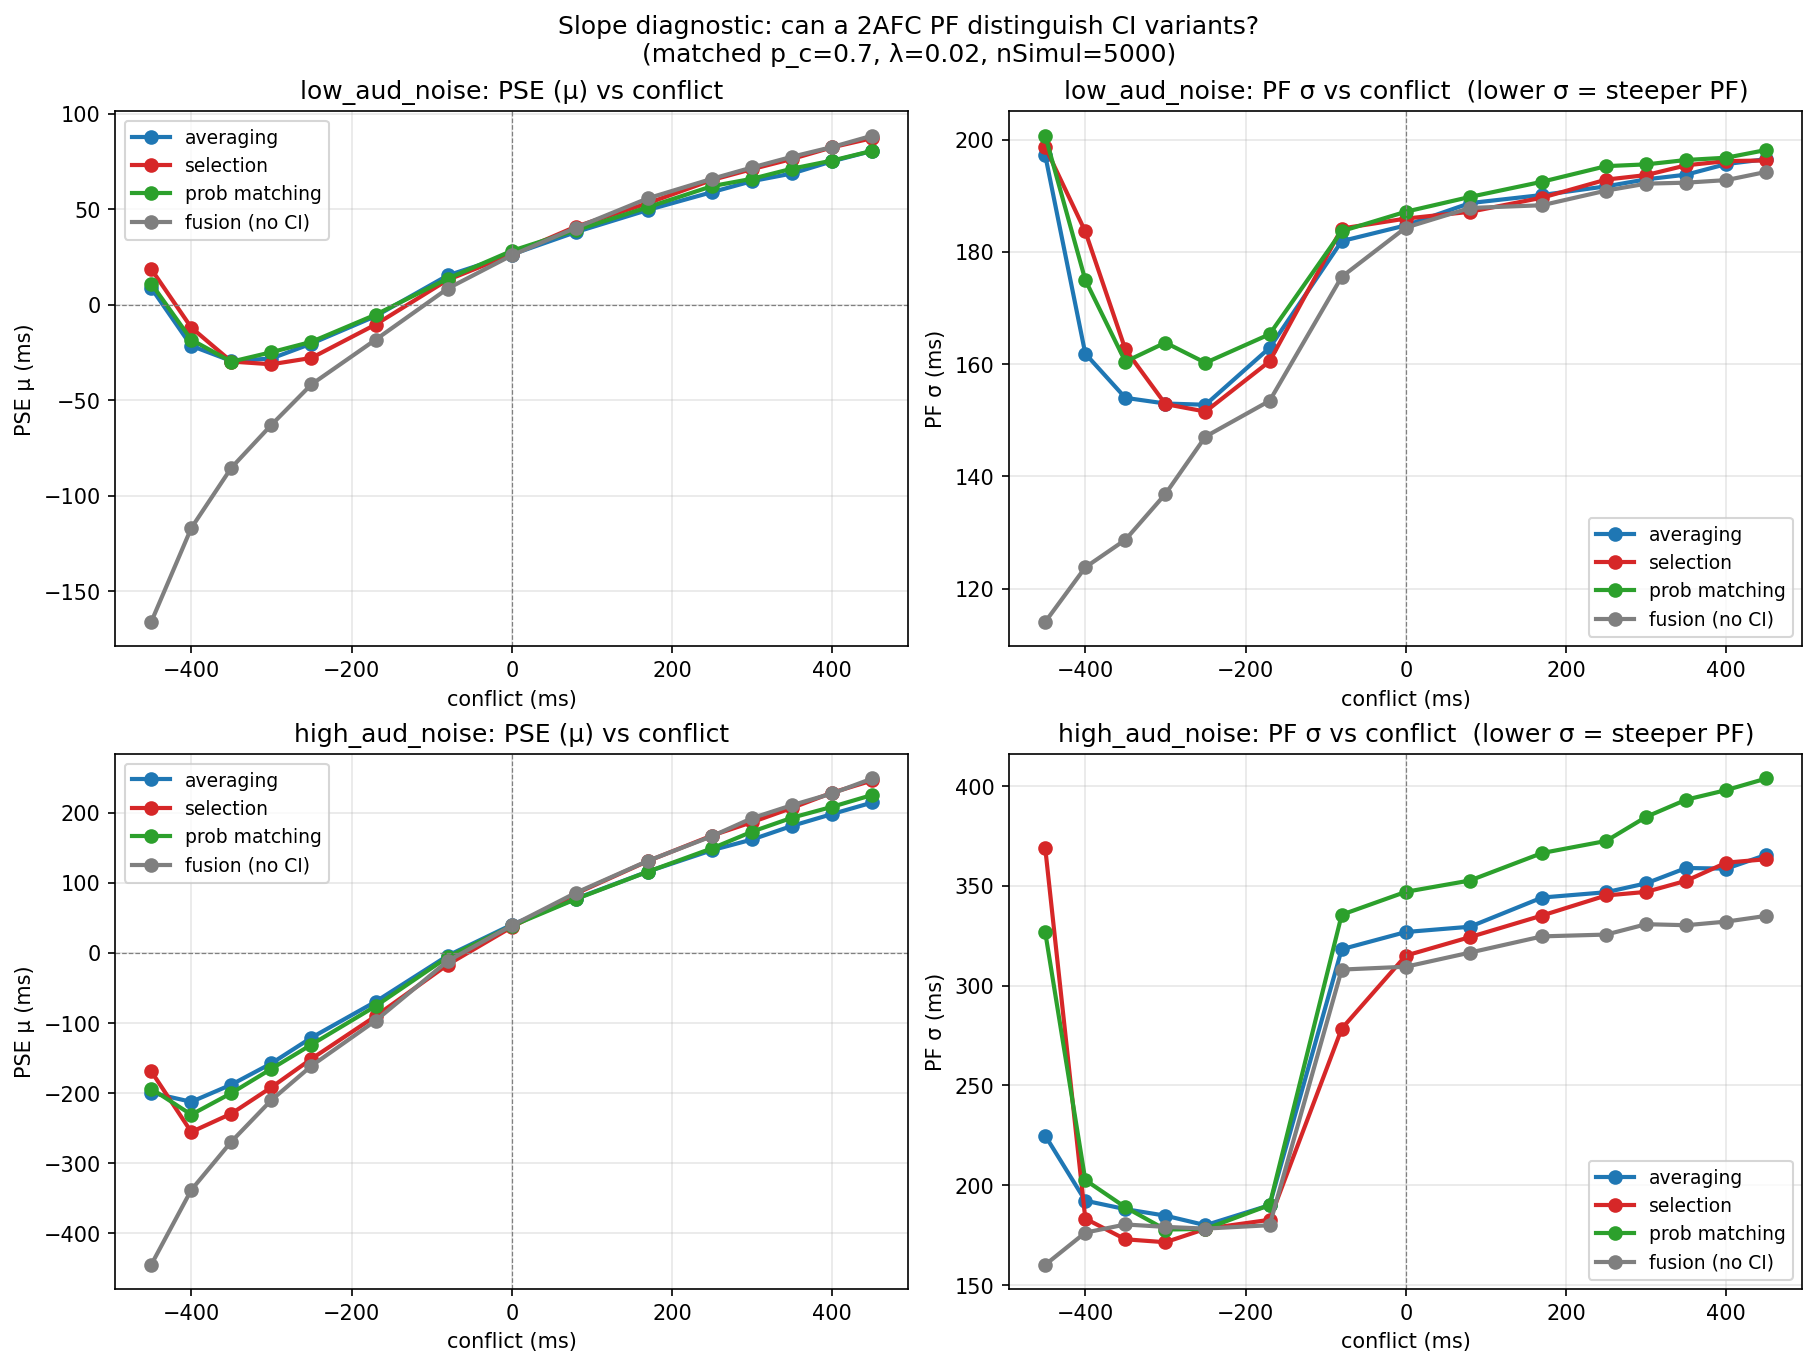

Reproduce this figure in Python.
"""
Forward-simulation slope diagnostic.

Question: At matched parameters, do the three causal-inference variants
(model averaging / selection / probability matching) produce visibly
different psychometric-function slopes across the conflict range?
If yes, the 2AFC likelihood already contains the information needed to
separate them, and our identifiability problem is a fitting/parameter-
range issue, not a task-design ceiling. If the slopes overlap, then 2AFC
is the bottleneck and the estimation-task simulation is the right next
move.

Outputs:
  slope_diagnostic.pdf / .png       — PSE & PF-sigma vs conflict, per regime
  slope_diagnostic_PFs.pdf / .png   — Full PFs per conflict, models overlaid
"""

import numpy as np
import matplotlib.pyplot as plt
from scipy.optimize import minimize
from scipy.stats import norm

from monteCarloClass import OmerMonteCarlo
from loadData import loadData


# ---------------- Config ----------------

MODELS = [
    "lognorm",                       # CI w/ model averaging   (log space)
    "selection",                     # CI w/ model selection
    "probabilityMatchingLogNorm",    # CI w/ probability matching
    "fusionOnlyLogNorm",             # no-CI fusion baseline (reference)
]

LABELS = {
    "lognorm":                    "averaging",
    "selection":                  "selection",
    "probabilityMatchingLogNorm": "prob matching",
    "fusionOnlyLogNorm":          "fusion (no CI)",
}

COLORS = {
    "lognorm":                    "#1f77b4",
    "selection":                  "#d62728",
    "probabilityMatchingLogNorm": "#2ca02c",
    "fusionOnlyLogNorm":          "#7f7f7f",
}

# Empirical noise regimes — both experimental conditions, group means
# from the fitted parameters across participants (σ_v is shared across
# audio-noise conditions, σ_a varies).
NOISE_REGIMES = {
    "low_aud_noise":  dict(sigma_a=0.28, sigma_v=0.57),  # audNoise=0.1
    "high_aud_noise": dict(sigma_a=0.80, sigma_v=0.57),  # audNoise=1.2
}

# Conflicts: empirical levels + a couple of extended ones to test whether
# wider conflict helps separation.
CONFLICTS = np.array([-0.45, -0.40, -0.35, -0.30, -0.25, -0.17, -0.08, 0.0,
                      0.08, 0.17, 0.25, 0.30, 0.35, 0.40, 0.45])

# Fine Δ grid for clean PF fits.
DELTAS = np.linspace(-0.35, 0.35, 21)

P_C    = 0.7    # matched prior P(common cause)
LAMBDA = 0.02   # matched lapse
S_A_STD = 0.5   # auditory standard duration (matches experiment)

N_SIMUL = 5000  # MC samples per (Δ, conflict) — high to suppress MC noise

SEED = 0


# ---------------- Model evaluator ----------------

def make_mc():
    """Instantiate OmerMonteCarlo using the real dataset so t_min/t_max
    are set from data exactly as during fitting."""
    data, _ = loadData("mt_all.csv")
    mc = OmerMonteCarlo(data)
    mc.nSimul = N_SIMUL
    return mc


def predict_p_long(mc, model_name, sigma_a, sigma_v, p_c, lam, deltas, conflict):
    mc.modelName = model_name
    t_min = mc.data_t_min
    t_max = mc.data_t_max
    out = np.empty_like(deltas, dtype=float)
    for i, d in enumerate(deltas):
        S_a_s = S_A_STD
        S_v_s = S_a_s + conflict
        S_a_t = S_a_s + d
        S_v_t = S_a_t
        # NOTE: log-space models log t_min/t_max internally; pass linear.
        out[i] = mc.probTestLonger_vectorized_mc(
            (S_a_s, S_a_t, S_v_s, S_v_t),
            sigma_a, sigma_v, p_c, lam, t_min, t_max,
        )
    return out


def cum_gauss(x, mu, sigma, lam):
    return lam / 2.0 + (1.0 - lam) * norm.cdf(x, loc=mu, scale=sigma)


def _nll_pf(params, deltas, p_target):
    """Cross-entropy NLL between target probability curve and a cum-Gaussian
    PF parameterised by (μ, σ, λ). The right objective for binomial / choice-
    probability targets — weights each Δ by its information content rather
    than treating equal-variance residuals (which curve_fit would assume)."""
    mu, sigma, lam = params
    if sigma <= 0 or lam < 0 or lam > 0.4:
        return 1e10
    p_model = cum_gauss(deltas, mu, sigma, lam)
    eps = 1e-9
    p_model = np.clip(p_model, eps, 1.0 - eps)
    return -float(np.sum(p_target * np.log(p_model)
                         + (1.0 - p_target) * np.log(1.0 - p_model)))


def fit_pf(deltas, p_long):
    """Maximum-likelihood (μ, σ, λ) for a cum-Gaussian PF fit to a target
    probability curve. Tries multiple inits and returns the best fit."""
    bounds = [(-0.5, 0.5), (1e-3, 1.0), (0.0, 0.4)]
    inits = [
        [0.0,  0.10, 0.02],
        [0.0,  0.05, 0.02],
        [0.0,  0.20, 0.02],
        [0.05, 0.10, 0.05],
    ]
    best = None
    for x0 in inits:
        try:
            res = minimize(_nll_pf, x0, args=(deltas, p_long),
                           bounds=bounds, method="L-BFGS-B")
            if res.success and (best is None or res.fun < best.fun):
                best = res
        except Exception:
            continue
    if best is None:
        return np.array([np.nan, np.nan, np.nan])
    return best.x  # (mu, sigma, lapse)


# ---------------- Sweep ----------------

def run():
    np.random.seed(SEED)
    mc = make_mc()

    results = []
    for regime_name, regime in NOISE_REGIMES.items():
        for model in MODELS:
            for c in CONFLICTS:
                p_long = predict_p_long(
                    mc, model, regime["sigma_a"], regime["sigma_v"],
                    P_C, LAMBDA, DELTAS, c,
                )
                mu, sigma, lam = fit_pf(DELTAS, p_long)
                results.append(dict(
                    regime=regime_name, model=model, conflict=c,
                    mu=mu, sigma=sigma, lam=lam,
                    deltas=DELTAS.copy(), p_long=p_long,
                ))
                print(f"[{regime_name:10s} | {LABELS[model]:14s} | "
                      f"conf={int(c*1000):+4d} ms]  "
                      f"μ={mu*1000:+6.1f} ms, σ={sigma*1000:5.1f} ms")
    return results


# ---------------- Plots ----------------

def _conflict_subset(max_abs_conflict):
    """Return CONFLICTS truncated to |c| <= max_abs_conflict."""
    if max_abs_conflict is None:
        return CONFLICTS
    return np.array([c for c in CONFLICTS if abs(c) <= max_abs_conflict + 1e-9])


def plot_pse_slope(results, max_abs_conflict=0.30,
                   outstem="report_pse_slope"):
    """PSE-vs-conflict and σ-vs-conflict, both noise regimes stacked
    in rows, two columns (PSE, σ). One figure per call."""
    regimes = list(NOISE_REGIMES.keys())
    conflicts = _conflict_subset(max_abs_conflict)

    fig, axes = plt.subplots(len(regimes), 2,
                             figsize=(12, 4.4 * len(regimes)),
                             constrained_layout=True)
    if len(regimes) == 1:
        axes = axes[None, :]

    for ri, regime_name in enumerate(regimes):
        sigma_a = NOISE_REGIMES[regime_name]["sigma_a"]
        sigma_v = NOISE_REGIMES[regime_name]["sigma_v"]
        for model in MODELS:
            rows = sorted([r for r in results
                           if r["regime"] == regime_name
                           and r["model"] == model
                           and any(np.isclose(r["conflict"], c) for c in conflicts)],
                          key=lambda r: r["conflict"])
            c   = np.array([r["conflict"] for r in rows]) * 1000
            mu  = np.array([r["mu"]       for r in rows]) * 1000
            sig = np.array([r["sigma"]    for r in rows]) * 1000

            axes[ri, 0].plot(c, mu,  "-o", color=COLORS[model],
                             label=LABELS[model], lw=2, ms=6)
            axes[ri, 1].plot(c, sig, "-o", color=COLORS[model],
                             label=LABELS[model], lw=2, ms=6)

        axes[ri, 0].set_title(f"{regime_name} (σ_a={sigma_a}, σ_v={sigma_v}): "
                              f"PSE μ vs conflict")
        axes[ri, 1].set_title(f"{regime_name} (σ_a={sigma_a}, σ_v={sigma_v}): "
                              f"PF σ vs conflict   (lower = steeper PF)")
        for ax in axes[ri]:
            ax.set_xlabel("conflict (ms)")
            ax.axvline(0, color="gray", ls="--", lw=0.6)
            ax.grid(alpha=0.3)
            ax.legend(fontsize=9, loc="best")
        axes[ri, 0].set_ylabel("PSE μ (ms)")
        axes[ri, 0].axhline(0, color="gray", ls="--", lw=0.6)
        axes[ri, 1].set_ylabel("PF σ (ms)")

    title_range = f"±{int(max_abs_conflict*1000)} ms" if max_abs_conflict \
                  else f"±{int(max(np.abs(CONFLICTS))*1000)} ms"
    fig.suptitle(
        f"Slope diagnostic — conflict range {title_range}, "
        f"matched p_c={P_C}, λ={LAMBDA}, nSimul={N_SIMUL}",
        fontsize=12,
    )
    fig.savefig(f"{outstem}.pdf", bbox_inches="tight")
    fig.savefig(f"{outstem}.png", dpi=150, bbox_inches="tight")
    print(f"saved {outstem}.pdf / .png")


def plot_pfs(results, max_abs_conflict=0.30, outstem="report_pfs"):
    """Per-conflict PF curves, models overlaid. Rows = regimes,
    cols = conflicts."""
    regimes = list(NOISE_REGIMES.keys())
    conflicts = _conflict_subset(max_abs_conflict)

    fig, axes = plt.subplots(
        len(regimes), len(conflicts),
        figsize=(1.95 * len(conflicts), 2.7 * len(regimes)),
        sharey=True, constrained_layout=True,
    )
    if len(regimes) == 1:
        axes = axes[None, :]

    for ri, regime_name in enumerate(regimes):
        for ci, c in enumerate(conflicts):
            ax = axes[ri, ci]
            for model in MODELS:
                r = next(r for r in results
                         if r["regime"] == regime_name
                         and r["model"] == model
                         and np.isclose(r["conflict"], c))
                ax.plot(r["deltas"] * 1000, r["p_long"],
                        color=COLORS[model], lw=1.6,
                        label=LABELS[model])
            ax.set_title(f"conf {int(c*1000):+d} ms", fontsize=8)
            ax.axhline(0.5, color="gray", ls="--", lw=0.5)
            ax.axvline(0,   color="gray", ls="--", lw=0.5)
            ax.set_ylim(-0.02, 1.02)
            if ci == 0:
                ax.set_ylabel(f"{regime_name}\nP(test > std)", fontsize=9)
            if ri == len(regimes) - 1:
                ax.set_xlabel("Δ (ms)")
            if ri == 0 and ci == len(conflicts) - 1:
                ax.legend(fontsize=6, loc="lower right")
            ax.grid(alpha=0.25)

    title_range = f"±{int(max_abs_conflict*1000)} ms"
    fig.suptitle(f"Predicted PFs per conflict — both regimes, {title_range}",
                 fontsize=11)
    fig.savefig(f"{outstem}.pdf", bbox_inches="tight")
    fig.savefig(f"{outstem}.png", dpi=150, bbox_inches="tight")
    print(f"saved {outstem}.pdf / .png")


def print_summary(results):
    print("\n=== SLOPE DIAGNOSTIC: σ-range across conflicts per model ===")
    for regime_name in NOISE_REGIMES:
        print(f"\n[{regime_name}]")
        sigs_by_model = {}
        for model in MODELS:
            rows = sorted([r for r in results
                           if r["regime"] == regime_name and r["model"] == model],
                          key=lambda r: r["conflict"])
            sigs = np.array([r["sigma"] for r in rows]) * 1000
            sigs_by_model[model] = sigs
            print(f"  {LABELS[model]:<14} "
                  f"σ(ms): min={np.nanmin(sigs):5.1f}  max={np.nanmax(sigs):5.1f}  "
                  f"range={np.nanmax(sigs)-np.nanmin(sigs):5.1f}")

        # pairwise max |Δσ| across conflicts between CI variants — the
        # quantity that determines whether 2AFC can separate them.
        ci_models = ["lognorm", "selection", "probabilityMatchingLogNorm"]
        print("  pairwise max |Δσ(c)| between CI variants (ms):")
        for i in range(len(ci_models)):
            for j in range(i + 1, len(ci_models)):
                a, b = ci_models[i], ci_models[j]
                d = np.nanmax(np.abs(sigs_by_model[a] - sigs_by_model[b]))
                print(f"    {LABELS[a]:>14} vs {LABELS[b]:<14}: {d:5.1f}")


def expected_dBIC(results, n_trials_per_regime, conflict_subset, label):
    """Information-theoretic upper bound on recoverability.

    For each pair of CI models, compute the *expected* log-likelihood
    gap if data is generated from model A and fit with model B:
        E[ΔLL] = Σ_{c,Δ}  N(c,Δ) · KL( Bern(p_A) ‖ Bern(p_B) )
    Assumes uniform Δ trials across the simulation grid (≈ true for
    staircased experiments at the slope-relevant range). Models have
    matching parameter counts so ΔBIC ≈ 2·ΔLL.

    BIC interpretation: |ΔBIC| < 2 ambiguous, 2-6 weak, 6-10 moderate,
    >10 decisive evidence.
    """
    ci_models = ["lognorm", "selection", "probabilityMatchingLogNorm"]
    eps = 1e-9
    n_conflicts = len(conflict_subset)
    n_deltas = len(DELTAS)
    n_per_cell = n_trials_per_regime / (n_conflicts * n_deltas)

    print(f"\n==== Expected ΔBIC — {label} ====")
    print(f"  conflicts (ms): {[int(c*1000) for c in conflict_subset]}")
    print(f"  N_trials_per_regime={n_trials_per_regime}  "
          f"→ ≈ {n_per_cell:.1f} trials per (Δ, conflict) cell")

    for regime_name in NOISE_REGIMES:
        print(f"\n  [regime: {regime_name}]")
        p_by_model = {}
        for m in ci_models:
            rows = sorted(
                [r for r in results
                 if r["regime"] == regime_name and r["model"] == m
                 and any(np.isclose(r["conflict"], c) for c in conflict_subset)],
                key=lambda r: r["conflict"],
            )
            p_by_model[m] = np.clip(np.concatenate([r["p_long"] for r in rows]),
                                    eps, 1 - eps)

        for i in range(len(ci_models)):
            for j in range(i + 1, len(ci_models)):
                pA = p_by_model[ci_models[i]]
                pB = p_by_model[ci_models[j]]
                kl_AB = float((pA * np.log(pA / pB)
                               + (1 - pA) * np.log((1 - pA) / (1 - pB))).sum())
                kl_BA = float((pB * np.log(pB / pA)
                               + (1 - pB) * np.log((1 - pB) / (1 - pA))).sum())
                edBIC_A = 2 * n_per_cell * kl_AB
                edBIC_B = 2 * n_per_cell * kl_BA
                avg = 0.5 * (edBIC_A + edBIC_B)
                verdict = ("decisive"  if avg > 10 else
                           "moderate"  if avg > 6  else
                           "weak"      if avg > 2  else
                           "ambiguous")
                print(f"    {LABELS[ci_models[i]]:>14} vs "
                      f"{LABELS[ci_models[j]]:<14}: "
                      f"E[ΔBIC|A]={edBIC_A:6.1f}  "
                      f"E[ΔBIC|B]={edBIC_B:6.1f}  "
                      f"avg={avg:6.1f}  → {verdict}")


def plot_dBIC(results, n_trials_per_regime=1078, outstem="report_dBIC"):
    """Bar chart of expected ΔBIC for each CI-model pair across conflict
    ranges. Two panels side by side, one per noise regime. Shared
    horizontal reference lines mark BIC interpretation thresholds."""
    ci_models = ["lognorm", "selection", "probabilityMatchingLogNorm"]
    pair_labels = {
        ("lognorm", "selection"):                   "averaging  vs  selection",
        ("lognorm", "probabilityMatchingLogNorm"):  "averaging  vs  prob matching",
        ("selection", "probabilityMatchingLogNorm"):"selection  vs  prob matching",
    }
    subsets = [
        ("±0.25", np.array([c for c in CONFLICTS if abs(c) <= 0.25 + 1e-9])),
        ("±0.30", np.array([c for c in CONFLICTS if abs(c) <= 0.30 + 1e-9])),
        ("±0.45", np.array([c for c in CONFLICTS if abs(c) <= 0.45 + 1e-9])),
    ]
    pairs = [(ci_models[i], ci_models[j])
             for i in range(len(ci_models))
             for j in range(i + 1, len(ci_models))]
    pair_colors = ["#1f77b4", "#2ca02c", "#d62728"]
    eps = 1e-9

    regimes = list(NOISE_REGIMES.keys())
    fig, axes = plt.subplots(1, len(regimes),
                             figsize=(6.5 * len(regimes), 4.6),
                             sharey=True, constrained_layout=True)
    if len(regimes) == 1:
        axes = [axes]

    # Compute all values first to know shared y-limit.
    all_vals = []
    pair_values_by_regime = {}
    for regime_name in regimes:
        pair_values = {p: [] for p in pairs}
        for _, conflicts in subsets:
            n_per_cell = n_trials_per_regime / (len(conflicts) * len(DELTAS))
            p_by_model = {}
            for m in ci_models:
                rows = sorted([r for r in results
                               if r["regime"] == regime_name and r["model"] == m
                               and any(np.isclose(r["conflict"], c) for c in conflicts)],
                              key=lambda r: r["conflict"])
                p_by_model[m] = np.clip(np.concatenate([r["p_long"] for r in rows]),
                                        eps, 1 - eps)
            for a, b in pairs:
                pA, pB = p_by_model[a], p_by_model[b]
                kl_AB = float((pA * np.log(pA / pB)
                               + (1 - pA) * np.log((1 - pA) / (1 - pB))).sum())
                kl_BA = float((pB * np.log(pB / pA)
                               + (1 - pB) * np.log((1 - pB) / (1 - pA))).sum())
                val = n_per_cell * (kl_AB + kl_BA)  # ΔBIC ≈ 2·avg·ΔLL
                pair_values[(a, b)].append(val)
                all_vals.append(val)
        pair_values_by_regime[regime_name] = pair_values

    y_top = max(max(all_vals) * 1.15, 12.0)

    for ri, regime_name in enumerate(regimes):
        ax = axes[ri]
        pair_values = pair_values_by_regime[regime_name]
        x = np.arange(len(subsets))
        width = 0.26
        for k, p in enumerate(pairs):
            ax.bar(x + (k - 1) * width, pair_values[p], width=width,
                   color=pair_colors[k], label=pair_labels[p])
        ax.axhline(2,  color="gray", ls=":", lw=0.8)
        ax.axhline(6,  color="gray", ls=":", lw=0.8)
        ax.axhline(10, color="gray", ls=":", lw=0.8)
        # Threshold annotations on rightmost panel only.
        if ri == len(regimes) - 1:
            ax.text(len(subsets) - 0.45, 2.1,  "weak",     fontsize=8, color="gray")
            ax.text(len(subsets) - 0.45, 6.1,  "moderate", fontsize=8, color="gray")
            ax.text(len(subsets) - 0.45, 10.1, "decisive", fontsize=8, color="gray")
        ax.set_xticks(x); ax.set_xticklabels([s[0] for s in subsets])
        ax.set_xlabel("Conflict range used")
        if ri == 0:
            ax.set_ylabel("Expected ΔBIC")
        sigma_a = NOISE_REGIMES[regime_name]["sigma_a"]
        sigma_v = NOISE_REGIMES[regime_name]["sigma_v"]
        ax.set_title(f"{regime_name}\n(σ_a={sigma_a}, σ_v={sigma_v})")
        ax.legend(fontsize=8, loc="upper left")
        ax.grid(alpha=0.3, axis="y")
        ax.set_ylim(0, y_top)

    fig.suptitle("Information available to distinguish CI variants — "
                 f"N≈{n_trials_per_regime}/regime", fontsize=12)
    fig.savefig(f"{outstem}.pdf", bbox_inches="tight")
    fig.savefig(f"{outstem}.png", dpi=150, bbox_inches="tight")
    print(f"saved {outstem}.pdf / .png")


if __name__ == "__main__":
    results = run()
    print_summary(results)

    # PSE / σ vs conflict — both regimes, two conflict-range variants.
    plot_pse_slope(results, max_abs_conflict=0.30,
                   outstem="report_pse_slope_pm30")
    plot_pse_slope(results, max_abs_conflict=0.45,
                   outstem="report_pse_slope_pm45")
    # Per-conflict PFs at ±0.30 (±0.45 would be too wide for a report figure).
    plot_pfs(results, max_abs_conflict=0.30, outstem="report_pfs_pm30")
    plot_pfs(results, max_abs_conflict=0.45, outstem="report_pfs_pm45")
    # ΔBIC bar chart — both regimes side by side, three conflict ranges.
    plot_dBIC(results, n_trials_per_regime=1078, outstem="report_dBIC")

    # Detailed ΔBIC tables across conflict subsets (printed only).
    subsets = [
        ("±0.25 (empirical)", np.array([c for c in CONFLICTS if abs(c) <= 0.25 + 1e-9])),
        ("±0.30",             np.array([c for c in CONFLICTS if abs(c) <= 0.30 + 1e-9])),
        ("±0.35",             np.array([c for c in CONFLICTS if abs(c) <= 0.35 + 1e-9])),
        ("±0.40",             np.array([c for c in CONFLICTS if abs(c) <= 0.40 + 1e-9])),
        ("±0.45",             np.array([c for c in CONFLICTS if abs(c) <= 0.45 + 1e-9])),
    ]
    for label, conflicts in subsets:
        expected_dBIC(results, n_trials_per_regime=1078,
                      conflict_subset=conflicts,
                      label=f"conflict range {label}, N≈1078/regime")
